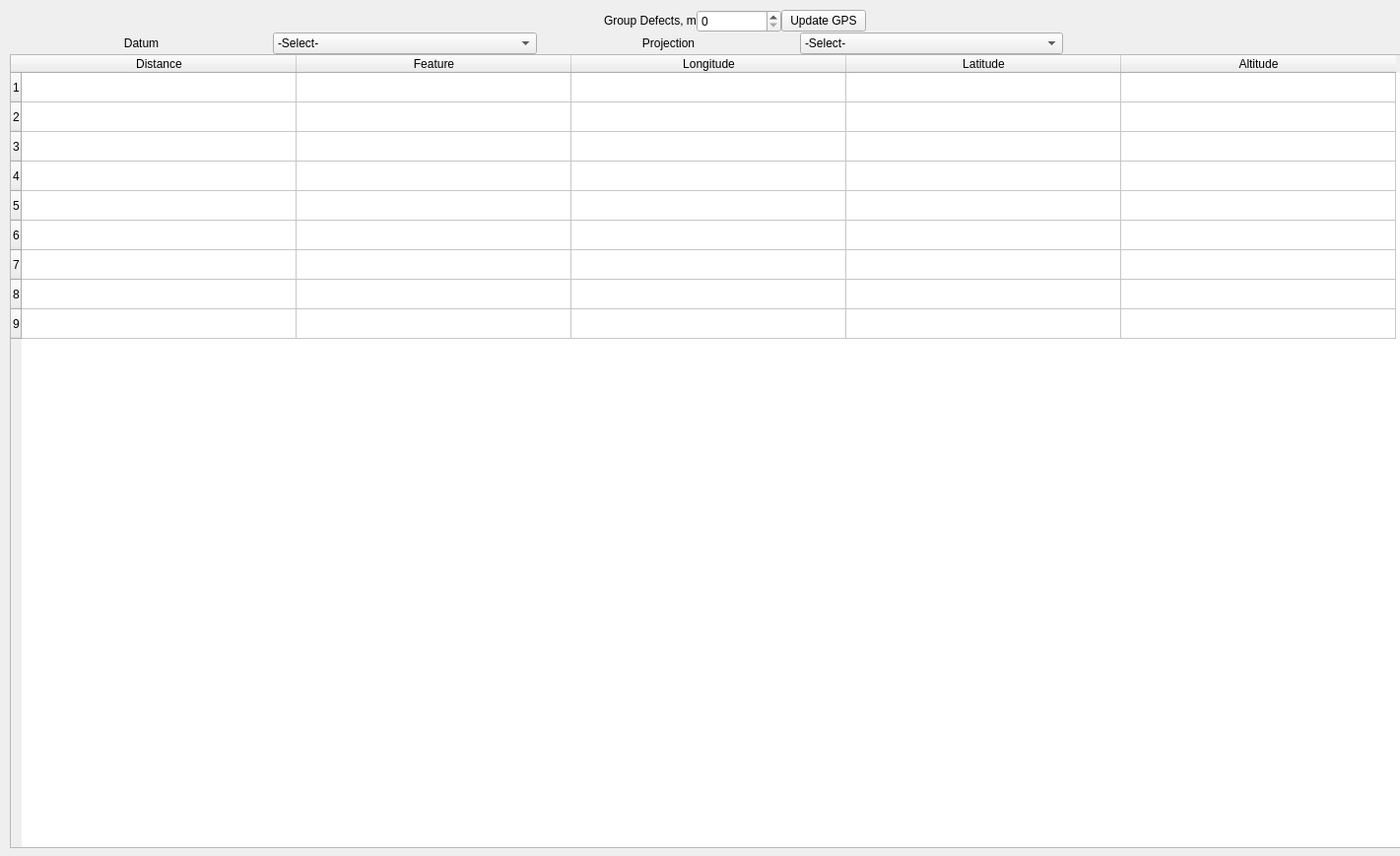
<?xml version="1.0" encoding="UTF-8"?>
<ui version="4.0">
 <class>Form</class>
 <widget class="QWidget" name="Form">
  <property name="geometry">
   <rect>
    <x>0</x>
    <y>0</y>
    <width>1421</width>
    <height>869</height>
   </rect>
  </property>
  <property name="sizePolicy">
   <sizepolicy hsizetype="Fixed" vsizetype="Fixed">
    <horstretch>0</horstretch>
    <verstretch>0</verstretch>
   </sizepolicy>
  </property>
  <property name="minimumSize">
   <size>
    <width>1421</width>
    <height>869</height>
   </size>
  </property>
  <property name="maximumSize">
   <size>
    <width>1421</width>
    <height>869</height>
   </size>
  </property>
  <property name="windowTitle">
   <string>XYZ Mapper</string>
  </property>
  <widget class="QWidget" name="verticalLayoutWidget">
   <property name="geometry">
    <rect>
     <x>10</x>
     <y>10</y>
     <width>1869</width>
     <height>851</height>
    </rect>
   </property>
   <layout class="QVBoxLayout" name="verticalLayout">
    <property name="spacing">
     <number>0</number>
    </property>
    <item>
     <layout class="QHBoxLayout" name="horizontalLayout">
      <item>
       <widget class="QPushButton" name="pushButton_7">
        <property name="toolTip">
         <string>Show/Hide Pipeline Feature</string>
        </property>
        <property name="text">
         <string/>
        </property>
        <property name="icon">
         <iconset>
          <normaloff>icons/eye.png</normaloff>icons/eye.png</iconset>
        </property>
        <property name="iconSize">
         <size>
          <width>20</width>
          <height>20</height>
         </size>
        </property>
        <property name="flat">
         <bool>true</bool>
        </property>
       </widget>
      </item>
      <item>
       <widget class="QPushButton" name="pushButton_6">
        <property name="toolTip">
         <string>Grab Map</string>
        </property>
        <property name="text">
         <string/>
        </property>
        <property name="icon">
         <iconset>
          <normaloff>icons/grab.png</normaloff>icons/grab.png</iconset>
        </property>
        <property name="iconSize">
         <size>
          <width>20</width>
          <height>20</height>
         </size>
        </property>
        <property name="flat">
         <bool>true</bool>
        </property>
       </widget>
      </item>
      <item>
       <widget class="QPushButton" name="pushButton_5">
        <property name="toolTip">
         <string>Ruler for distance</string>
        </property>
        <property name="text">
         <string/>
        </property>
        <property name="icon">
         <iconset>
          <normaloff>icons/ruler.png</normaloff>icons/ruler.png</iconset>
        </property>
        <property name="iconSize">
         <size>
          <width>28</width>
          <height>28</height>
         </size>
        </property>
        <property name="flat">
         <bool>true</bool>
        </property>
       </widget>
      </item>
      <item>
       <widget class="QPushButton" name="pushButton_9">
        <property name="toolTip">
         <string>Zoom Out</string>
        </property>
        <property name="text">
         <string/>
        </property>
        <property name="icon">
         <iconset>
          <normaloff>icons/zoom-out.png</normaloff>icons/zoom-out.png</iconset>
        </property>
        <property name="iconSize">
         <size>
          <width>20</width>
          <height>20</height>
         </size>
        </property>
        <property name="flat">
         <bool>true</bool>
        </property>
       </widget>
      </item>
      <item>
       <widget class="QPushButton" name="pushButton_8">
        <property name="toolTip">
         <string>Zoom In</string>
        </property>
        <property name="text">
         <string/>
        </property>
        <property name="icon">
         <iconset>
          <normaloff>icons/zoom-in.png</normaloff>icons/zoom-in.png</iconset>
        </property>
        <property name="iconSize">
         <size>
          <width>20</width>
          <height>20</height>
         </size>
        </property>
        <property name="flat">
         <bool>true</bool>
        </property>
       </widget>
      </item>
      <item>
       <widget class="QPushButton" name="pushButton_4">
        <property name="toolTip">
         <string>Export DGPS Coords</string>
        </property>
        <property name="text">
         <string/>
        </property>
        <property name="icon">
         <iconset>
          <normaloff>icons/export.png</normaloff>icons/export.png</iconset>
        </property>
        <property name="iconSize">
         <size>
          <width>20</width>
          <height>20</height>
         </size>
        </property>
        <property name="flat">
         <bool>true</bool>
        </property>
       </widget>
      </item>
      <item>
       <widget class="QPushButton" name="pushButton_3">
        <property name="toolTip">
         <string>Save DGPS Image</string>
        </property>
        <property name="text">
         <string/>
        </property>
        <property name="icon">
         <iconset>
          <normaloff>icons/save-map.png</normaloff>icons/save-map.png</iconset>
        </property>
        <property name="iconSize">
         <size>
          <width>20</width>
          <height>20</height>
         </size>
        </property>
        <property name="flat">
         <bool>true</bool>
        </property>
       </widget>
      </item>
      <item>
       <widget class="QLabel" name="label">
        <property name="sizePolicy">
         <sizepolicy hsizetype="Preferred" vsizetype="Fixed">
          <horstretch>0</horstretch>
          <verstretch>0</verstretch>
         </sizepolicy>
        </property>
        <property name="text">
         <string>Group Defects, m</string>
        </property>
       </widget>
      </item>
      <item>
       <widget class="QSpinBox" name="spinBox"/>
      </item>
      <item>
       <widget class="QPushButton" name="pushButton_10">
        <property name="text">
         <string>Update GPS</string>
        </property>
       </widget>
      </item>
      <item>
       <spacer name="horizontalSpacer">
        <property name="orientation">
         <enum>Qt::Horizontal</enum>
        </property>
        <property name="sizeType">
         <enum>QSizePolicy::Fixed</enum>
        </property>
        <property name="sizeHint" stdset="0">
         <size>
          <width>1000</width>
          <height>20</height>
         </size>
        </property>
       </spacer>
      </item>
     </layout>
    </item>
    <item>
     <layout class="QHBoxLayout" name="horizontalLayout_3">
      <item>
       <widget class="QLabel" name="label_3">
        <property name="text">
         <string>Datum</string>
        </property>
        <property name="alignment">
         <set>Qt::AlignCenter</set>
        </property>
       </widget>
      </item>
      <item>
       <widget class="QComboBox" name="comboBox">
        <item>
         <property name="text">
          <string>-Select-</string>
         </property>
        </item>
        <item>
         <property name="text">
          <string>WGS 84</string>
         </property>
        </item>
       </widget>
      </item>
      <item>
       <widget class="QLabel" name="label_2">
        <property name="text">
         <string>Projection</string>
        </property>
        <property name="alignment">
         <set>Qt::AlignCenter</set>
        </property>
       </widget>
      </item>
      <item>
       <widget class="QComboBox" name="comboBox_2">
        <item>
         <property name="text">
          <string>-Select-</string>
         </property>
        </item>
        <item>
         <property name="text">
          <string>00 Geodetic</string>
         </property>
        </item>
       </widget>
      </item>
      <item>
       <spacer name="horizontalSpacer_2">
        <property name="orientation">
         <enum>Qt::Horizontal</enum>
        </property>
        <property name="sizeType">
         <enum>QSizePolicy::Fixed</enum>
        </property>
        <property name="sizeHint" stdset="0">
         <size>
          <width>800</width>
          <height>20</height>
         </size>
        </property>
       </spacer>
      </item>
     </layout>
    </item>
    <item>
     <layout class="QHBoxLayout" name="horizontalLayout_2"/>
    </item>
    <item>
     <layout class="QVBoxLayout" name="verticalLayout_2">
      <item>
       <widget class="QTableWidget" name="tableWidget">
        <property name="verticalScrollBarPolicy">
         <enum>Qt::ScrollBarAlwaysOn</enum>
        </property>
        <attribute name="horizontalHeaderDefaultSectionSize">
         <number>279</number>
        </attribute>
        <attribute name="horizontalHeaderMinimumSectionSize">
         <number>50</number>
        </attribute>
        <row>
         <property name="text">
          <string>1</string>
         </property>
        </row>
        <row>
         <property name="text">
          <string>2</string>
         </property>
        </row>
        <row>
         <property name="text">
          <string>3</string>
         </property>
        </row>
        <row>
         <property name="text">
          <string>4</string>
         </property>
        </row>
        <row>
         <property name="text">
          <string>5</string>
         </property>
        </row>
        <row>
         <property name="text">
          <string>6</string>
         </property>
        </row>
        <row>
         <property name="text">
          <string>7</string>
         </property>
        </row>
        <row>
         <property name="text">
          <string>8</string>
         </property>
        </row>
        <row>
         <property name="text">
          <string>9</string>
         </property>
        </row>
        <column>
         <property name="text">
          <string>Distance</string>
         </property>
        </column>
        <column>
         <property name="text">
          <string>Feature</string>
         </property>
        </column>
        <column>
         <property name="text">
          <string>Longitude</string>
         </property>
        </column>
        <column>
         <property name="text">
          <string>Latitude</string>
         </property>
        </column>
        <column>
         <property name="text">
          <string>Altitude</string>
         </property>
        </column>
       </widget>
      </item>
     </layout>
    </item>
   </layout>
  </widget>
 </widget>
 <resources/>
 <connections/>
</ui>
